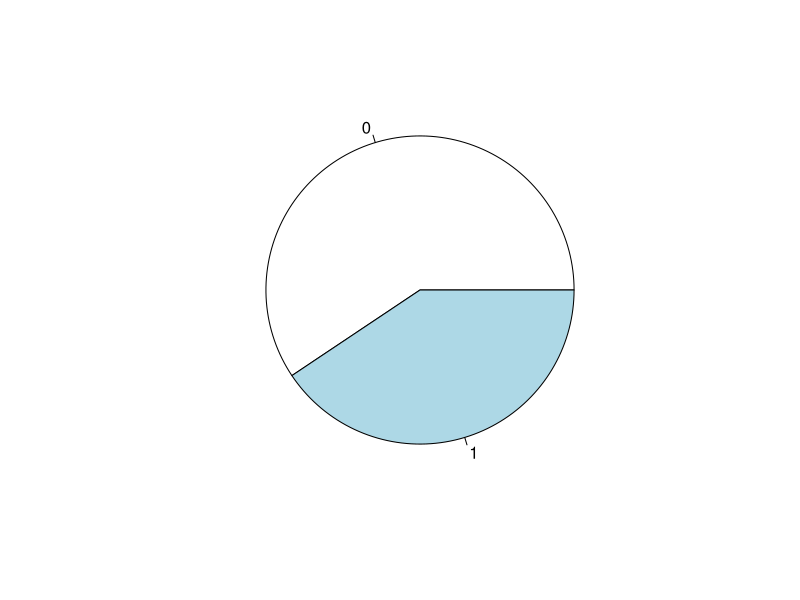
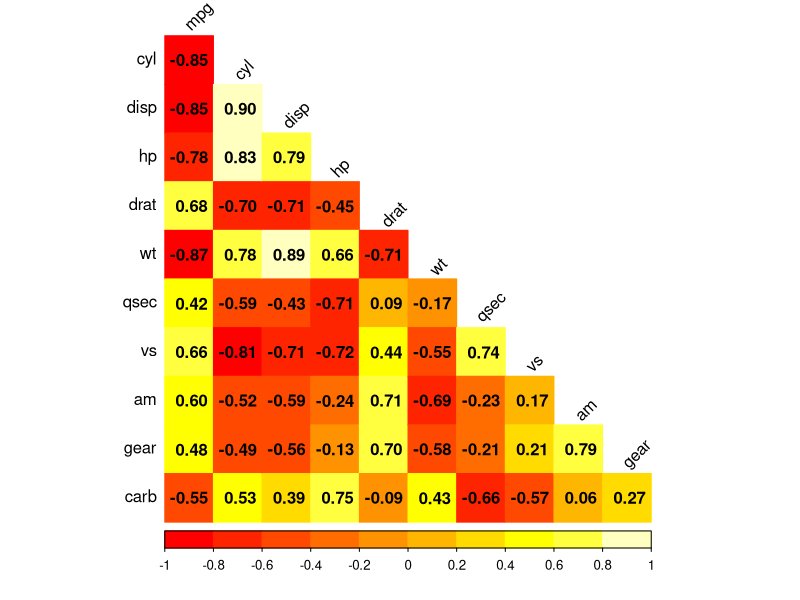
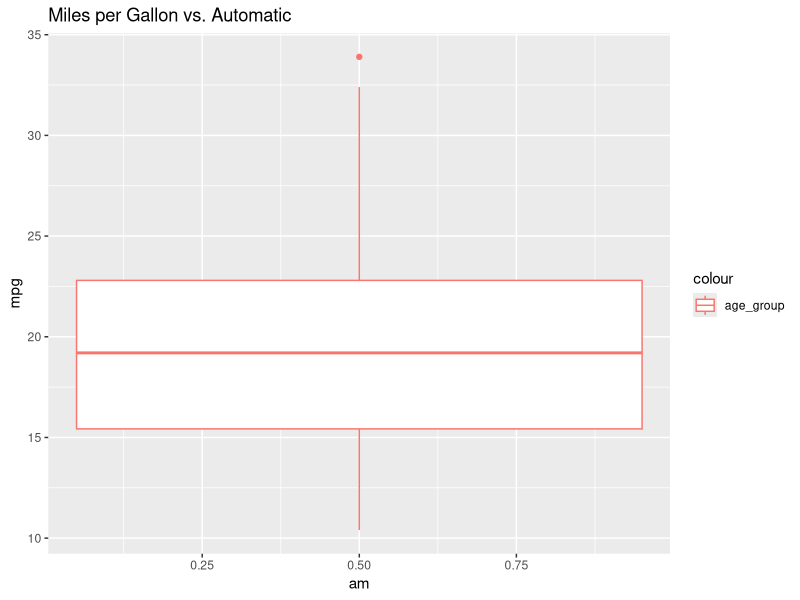
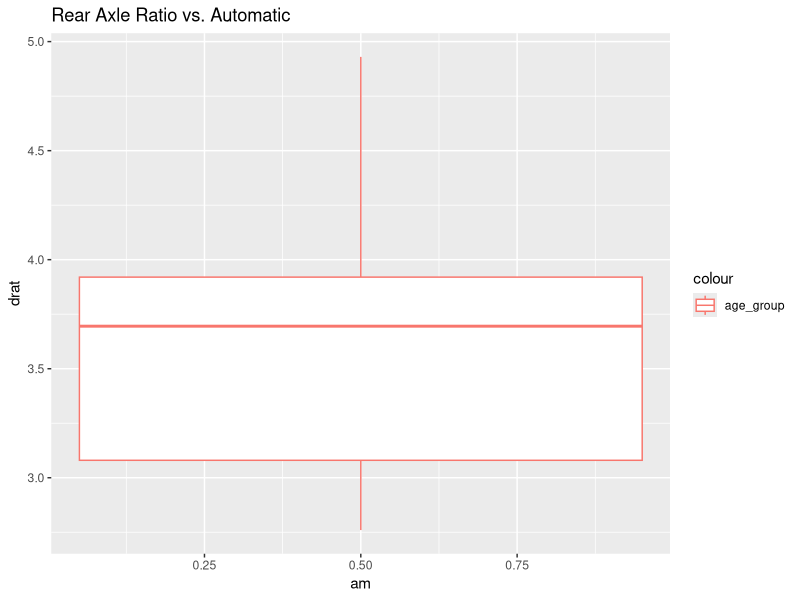

Recreate these plots in R, in order.
## ---- chunk 1
#load datasets
library(datasets)

#load mtcars
data("mtcars")

#view first 5 lines
head(mtcars)

## ---- chunk 2

#create table of the automatic column
counts <- table(mtcars$am)

#view pie chart
pie(counts)
## ---- chunk 3
library(ggplot2)
library(corrplot)
corrplot(cor(mtcars),
          type="lower", 
          method="color", 
         addCoef.col="black", 
         diag=FALSE, 
         tl.col="black",
         tl.srt=45, 
         col=heat.colors(10))
## ---- chunk 4
#load the packages
library(ggplot2)
library(gridExtra)
library(tidyverse)

#create the boxplot
ggplot(mtcars, aes(x=am, y=mpg, color="age_group"))+
geom_boxplot() +
ggtitle("Miles per Gallon vs. Automatic")


## ---- chunk 5
#load the packages
library(ggplot2)
library(gridExtra)
library(tidyverse)

#create the boxplot
ggplot(mtcars, aes(x=am, y=drat, color="age_group"))+
geom_boxplot() +
ggtitle("Rear Axle Ratio vs. Automatic")

